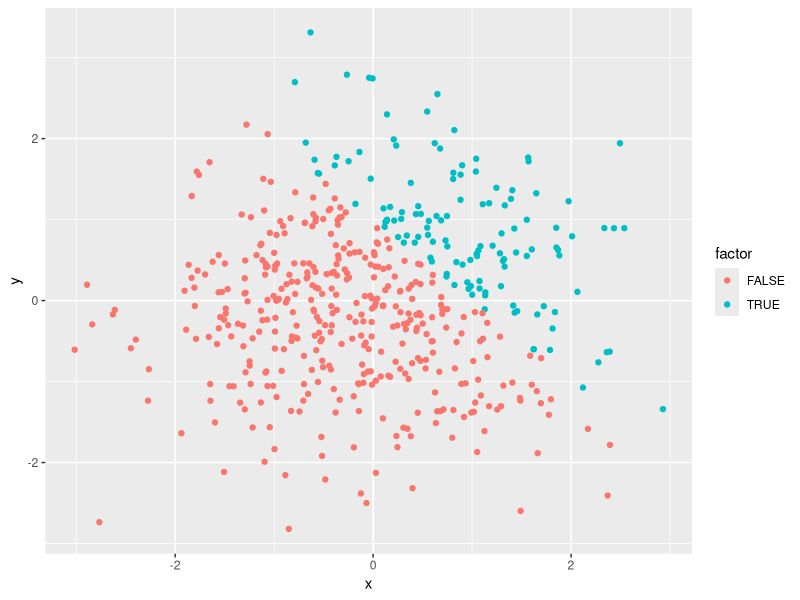

Write the R code that produced this figure.
## ---- chunk 1
library(tidyverse)
## ---- chunk 2
data1_df = tibble(
  sample = rnorm(8),
  logic = c(sample > 0),
  cha_vector = c('I' , 'am', 'the', 'best', 'girl', 'in', 'the','world'),
  factor_vector = factor(c('good', 'best', 'fair', 'fair', 'good', 'good', 'best', 'best'))
)
## ---- chunk 3
as.numeric(pull(data1_df, logic))
as.numeric(pull(data1_df, cha_vector))
as.numeric(pull(data1_df, factor_vector))
## ---- chunk 4
number = as.numeric(pull(data1_df, logic))
final_number = number*(pull(data1_df, sample))
logical = as.factor(pull(data1_df, logic))
final_logic = logical*(pull(data1_df, sample))
final_value = as.numeric(final_logic)*(pull(data1_df, sample))
## ---- chunk 5
data2_df = tibble(
  x = rnorm(500),
  y = rnorm(500),
  logic = c(x + y > 1),
  number = as.numeric(logic),
  factor = as.factor(logic)
)
nrow(data2_df) 
ncol(data2_df)
mean(pull(data2_df, x ))
median(pull(data2_df,x ))
sd(pull(data2_df, x ))
count = sum(pull(data2_df, logic), na.rm = TRUE)
proportion = count/500
## ---- chunk 6
# use logical variable
plot1_df = ggplot(data2_df, aes(x=x, y=y, color=logic)) + geom_point(stat="identity")
# use numeric variable
plot2_df = ggplot(data2_df, aes(x=x, y=y, color=number)) + geom_point(stat="identity")
# use factor varaible 
plot3_df = ggplot(data2_df, aes(x=x, y=y, color=factor)) + geom_point(stat="identity")
# save first plot
ggsave('plot1_df.pdf', height = 6, width = 7)
